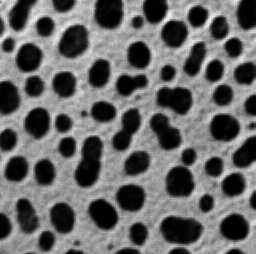
%> input picture ex-01-12/t014a.png, 256 x 254 px
$ octave task5.m   (GNU Octave 9; MATLAB toolbox functions it lacks are replaced by stand-ins)
%> lines starting %> are read from the running program, lines starting %| are printed output that depends on the picture; in (x1, y1, x2, y2) boxes, pixels count from 0 and x2, y2 are one past the last pixel; in counts of white or black regions, pixels touching at a corner belong together; the program's own positions count from 1
clc;
clearvars;
close all;

I = imread('t014a.png');
%> I is the input picture: size 254x256 uint8; min 1, max 237, mean 103.1
h = size(I, 1);
%> h = 254
w = size(I, 2);
%> w = 256
% hist(double(I(:)), 20);

% Segmentation
t = graythresh(I);
%> t = 0.365
BW = I;
BW = I < 255*t;
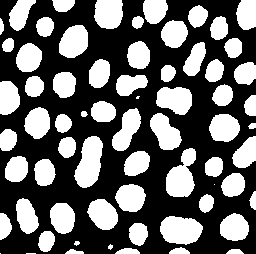
%> BW: size 254x256 logical; 40% white; 67 white regions (4 under 20 px), largest, box (x1, y1, x2, y2) and area: (74, 136, 103, 188) 1014, (160, 216, 203, 245) 958, (166, 148, 196, 197) 950

% Drawing
IMAGES = {I,BW};
%> IMAGES = 2 items
for i=1:size(IMAGES,2)
    subplot(1,3,i)
    imshow(IMAGES{i});
end

% Experiments with regionprops
s = regionprops(BW,'centroid', 'Area');
%> s = 67 regions; largest, Area and Centroid: 1014 [90.1 163.1], 958 [181.3 230.7], 950 [182.3 177], 775 [175.6 100.2], 749 [74.5 42.3]

centroids = cat(1, s.Centroid);
%> centroids = 67 rows, first 12: [2.16 27.14; 9.29 98.46; 8.53 140.6; 5.37 226.8; 1 254; 8.86 45.74; 17.19 169.8; 20.94 14.54; 29.44 58.53; 27.19 216.9; 38.18 123.5; 34.88 87.1]
areas = cat(1, s.Area);
%> areas = 67 values, max 1014 at index 24, min 1 at index 5, mean 387.9
imax  = find(areas == max(areas));
%> imax = 24

subplot(1,3,3);
imshow(BW);
hold on
plot(centroids(imax,1),centroids(imax,2), 'rx')
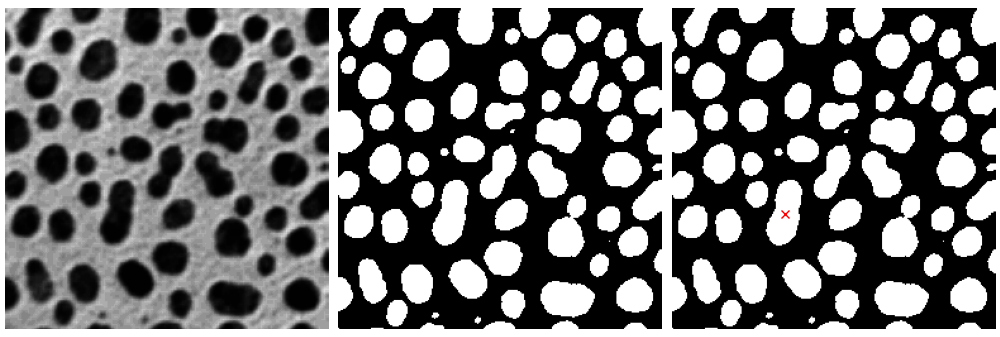
%> figure redrawn from the program's plot data, 3 panels
hold off

$ run again, with ex-01-12/t021a.png copied over ex-01-12/t014a.png
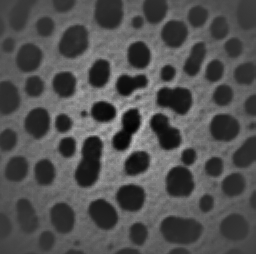
%> input picture ex-01-12/t021a.png, 256 x 254 px
%> I is the input picture: size 254x256 uint8; min 2, max 194, mean 81
%> t = 0.302
%> `BW = I < 255*t;`:
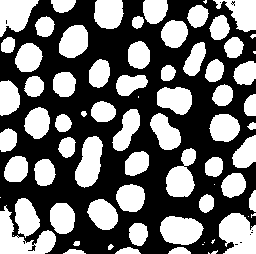
%> BW: size 254x256 logical; 43.4% white; 74 white regions (14 under 20 px), largest, box (x1, y1, x2, y2) and area: (0, 205, 56, 254) 1221, (219, 213, 256, 254) 1182, (160, 216, 204, 245) 983
%> IMAGES = 2 items
%> s = 74 regions; largest, Area and Centroid: 1221 [22.7 239.5], 1182 [238.8 235], 983 [181.5 230.9], 982 [90.1 163.1], 931 [15.8 14.8]
%> centroids = 74 rows, first 12: [15.81 14.76; 9.3 98.59; 8.52 140.7; 1 198; 22.68 239.5; 8.65 45.76; 16.91 170; 14 236; 29.19 58.44; 26.87 218; 34.79 87.11; 38.07 123.5]
%> areas = 74 values, max 1221 at index 5, min 1 at index 4, mean 381.1
%> imax = 5
%> `plot(centroids(imax,1),centroids(imax,2), 'rx')`:
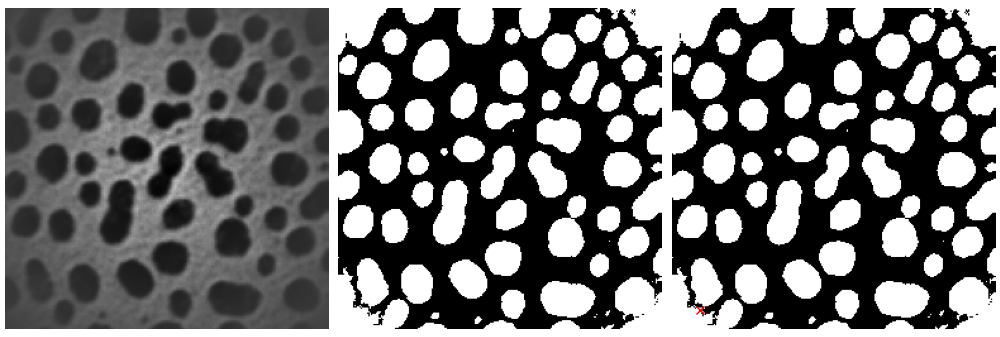
%> figure redrawn from the program's plot data, 3 panels
